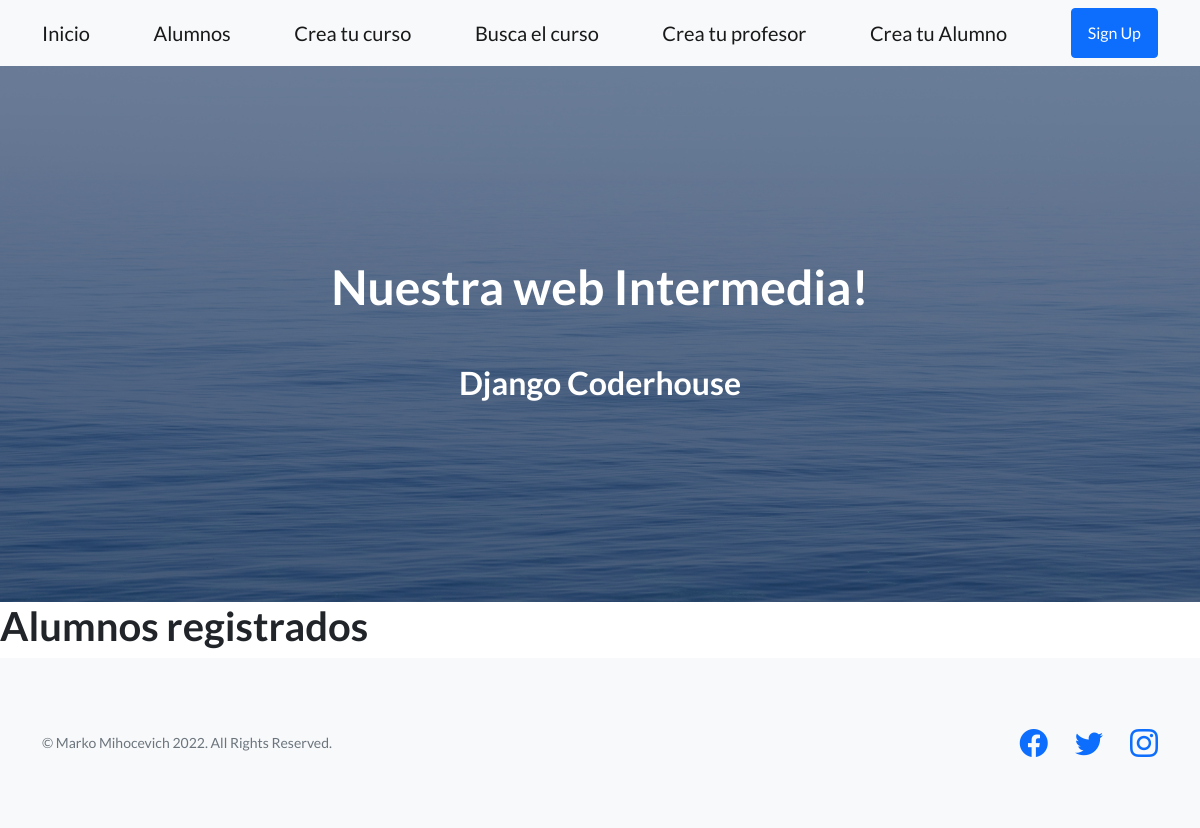
The app's page /Alumnos, older data.
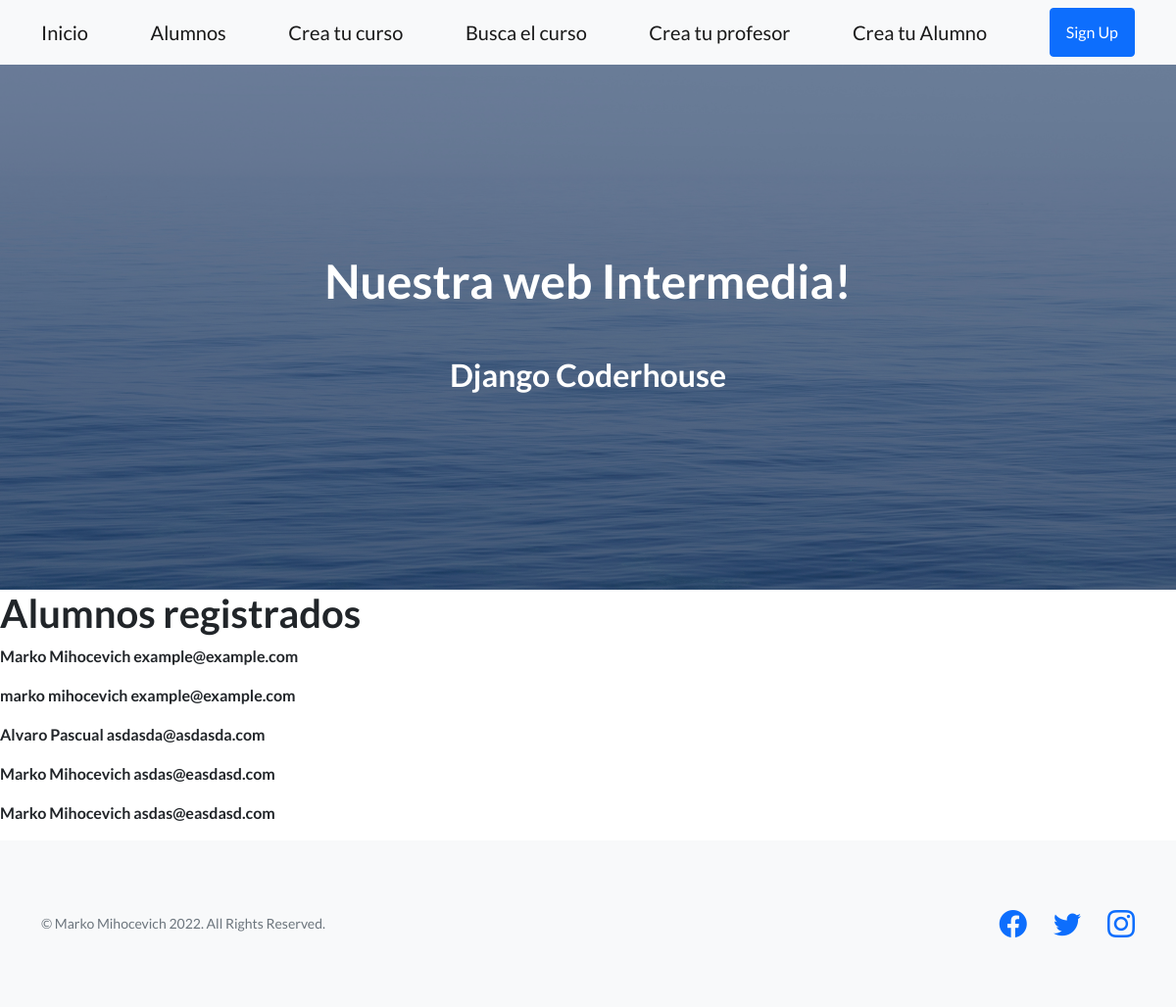
The same page, newer data.
### mvt/models.py (models this page shows)
class Alumno(models.Model):
    nombre = models.CharField(max_length=50)
    apellido = models.CharField(max_length=50)
    email = models.CharField(max_length=50)

### MVT_MarkoMihocevich/views.py (the view)
# urls.py: path("Alumnos", index, name="coder-index"),
def index(request):
    entries = Alumno.objects.all()
    context = {'entries': entries}
    return render(request, 'index.html', context)

### mvt/templates/index.html
{% extends 'base.html' %}
{% block contenido %}
<h1>Alumnos registrados</h1>
{% for entry in entries %}
        <article class="media">
            <div class="media-content">
                <div class="content">
                    <p>
                        <strong>{{ entry.nombre }}</strong>
                        <strong>{{ entry.apellido }}</strong>
                        <strong>{{ entry.email }}</strong>
                    </p>
                </div>
            </div>
        </article>
        {% endfor %}
{% endblock %}

### mvt/templates/base.html (shortened to what this page needs)
<!DOCTYPE html>
<html lang="en">
    <head>
        {% load static %}
        <link href="https://cdn.jsdelivr.net/npm/bootstrap-icons@1.5.0/font/bootstrap-icons.css" rel="stylesheet" type="text/css" />
        <link href="{% static 'mvt/css/styles.css' %}" rel="stylesheet" />
    </head>
    <body>
        <nav class="navbar navbar-light bg-light static-top">
            <div class="container">
                <a class="navbar-brand" href="{% url 'coder-inicio' %}">Inicio</a>
                <a class="navbar-brand" href="{% url 'coder-index' %}">Alumnos</a>
                <a class="navbar-brand" href="{% url 'coder-cursos-crear' %}">Crea tu curso</a>
                <a class="navbar-brand" href="{% url 'coder-cursos-buscar' %}">Busca el curso</a>
                <a class="navbar-brand" href="{% url 'coder-profesores-crear' %}">Crea tu profesor</a>
                <a class="navbar-brand" href="{% url 'coder-creacion-alumnos' %}">Crea tu Alumno</a>
                <a class="btn btn-primary" href="#signup">Sign Up</a>
            </div>
        </nav>
        <header class="masthead">
            <div class="container position-relative">
                <div class="row justify-content-center">
                    <div class="col-xl-6">
                        <div class="text-center text-white">
                            <h1 class="mb-5">Nuestra web Intermedia!</h1>
                            <h2>Django Coderhouse<h2>
                        </div>
                    </div>
                </div>
            </div>
        </header>
        {% block contenido %}
        {% endblock %}
        <footer class="footer bg-light">
            <div class="container">
                <div class="row">
                    <div class="col-lg-6 h-100 text-center text-lg-start my-auto">
                        <p class="text-muted small mb-4 mb-lg-0">&copy; Marko Mihocevich 2022. All Rights Reserved.</p>
                    </div>
                    <div class="col-lg-6 h-100 text-center text-lg-end my-auto">
                        <ul class="list-inline mb-0">
                            <li class="list-inline-item me-4">
                                <a href="#!"><i class="bi-facebook fs-3"></i></a>
                            </li>
                            <li class="list-inline-item me-4">
                                <a href="#!"><i class="bi-twitter fs-3"></i></a>
                            </li>
                            <li class="list-inline-item">
                                <a href="#!"><i class="bi-instagram fs-3"></i></a>
                            </li>
                        </ul>
                    </div>
                </div>
            </div>
        </footer>
    </body>
</html>

Row changes from the older to the newer data that the page shows:
added Alumno: nombre "Marko", apellido "Mihocevich", email "example@example.com"
added Alumno: nombre "marko", apellido "mihocevich", email "example@example.com"
added Alumno: nombre "Alvaro", apellido "Pascual", email "asdasda@asdasda.com"
added Alumno: nombre "Marko", apellido "Mihocevich", email "asdas@easdasd.com"
added Alumno: nombre "Marko", apellido "Mihocevich", email "asdas@easdasd.com"
